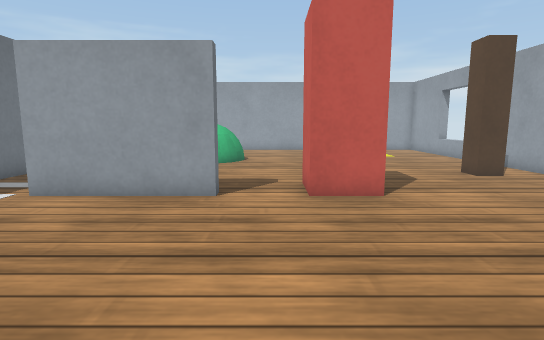
view 1 (above)

20 first-person views from a walk through a Webots world. The camera is 0.19 m above the floor, tilts 8° down and sees 80° across. The floor is counted in squares, 0.1 m on a side. Each view is taken from the middle of a square. On the plan, view 1 faces up. The plan holds only what a view shows up to about 17 squares ahead; the rest is blank. The place goes on beyond the plan. The robots in the file are not drawn. Webots' stock objects and surfaces are drawn as simple stand-ins.

view 2
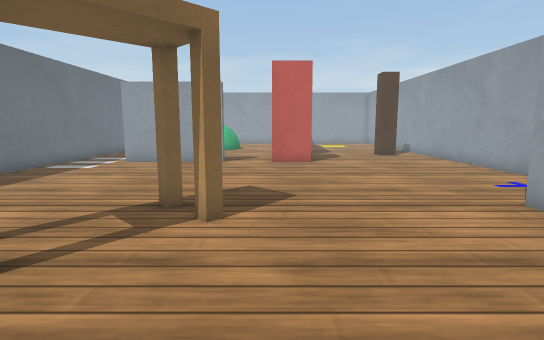

view 3
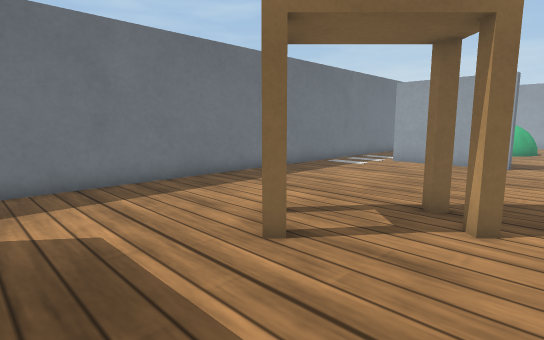

view 4
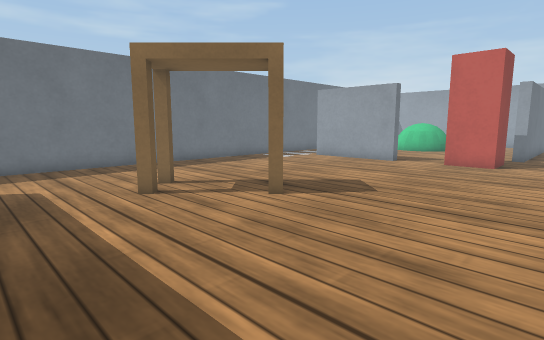

view 5
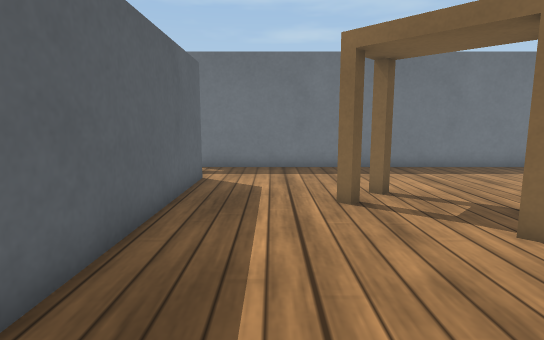

view 6
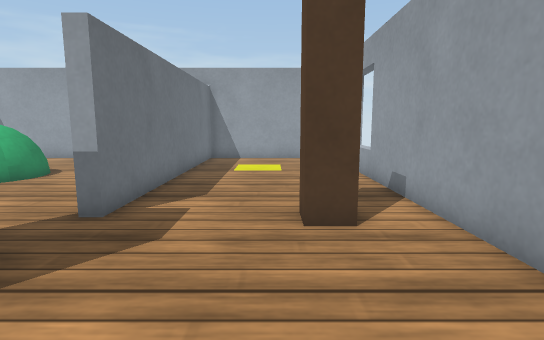

view 7
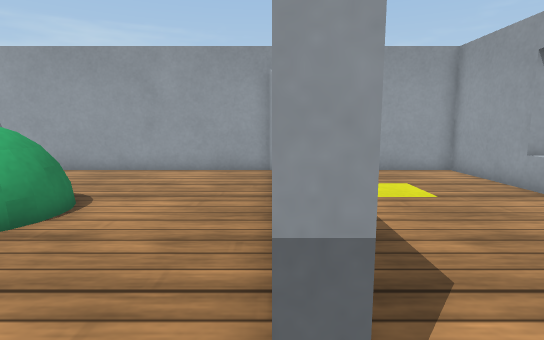

view 8
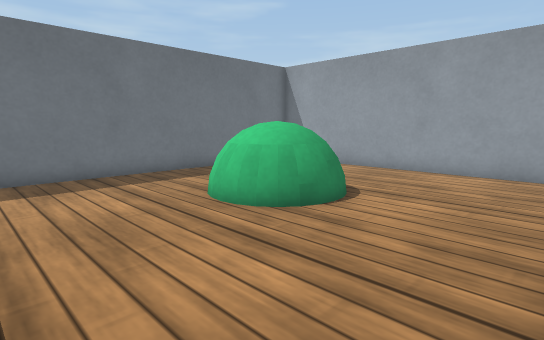

view 9
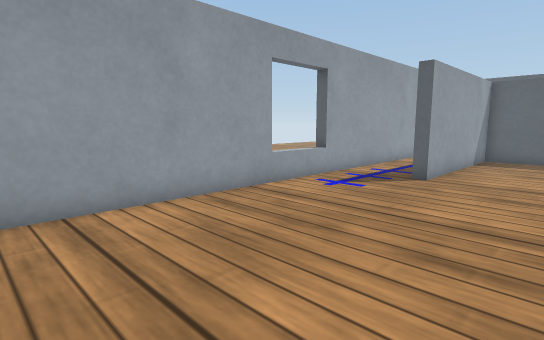

view 10
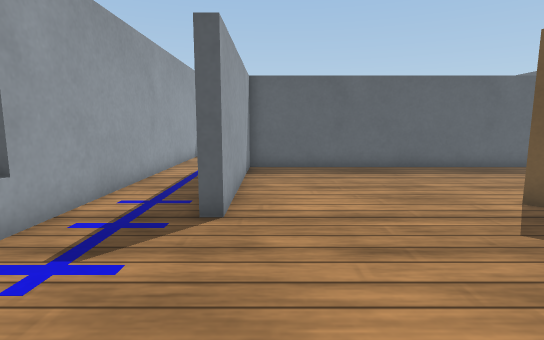

view 11
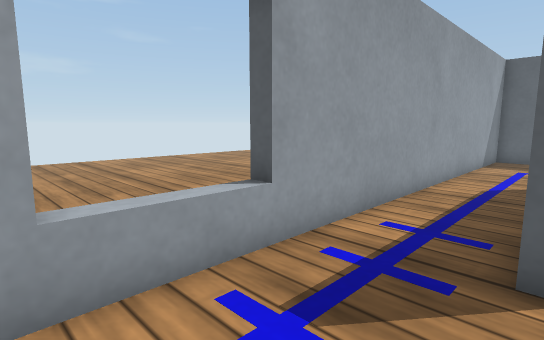

view 12
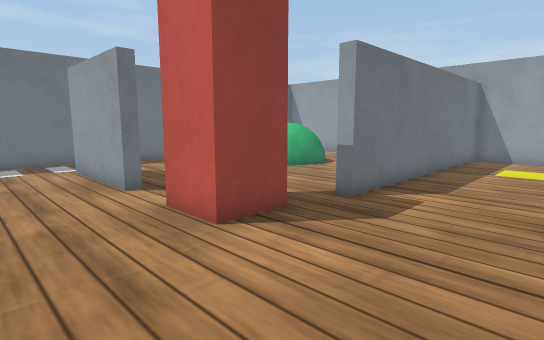

view 13
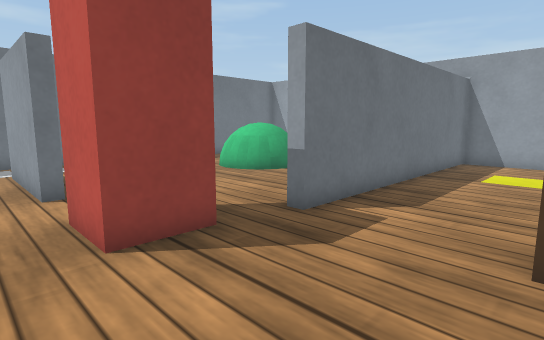

view 14
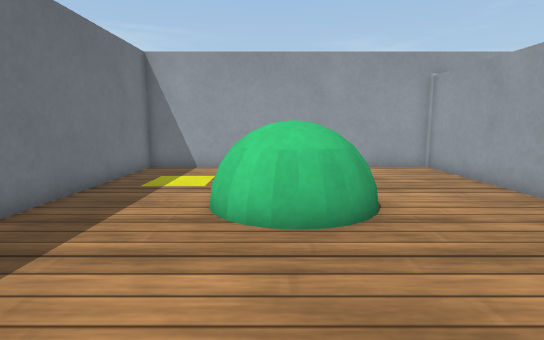

view 15
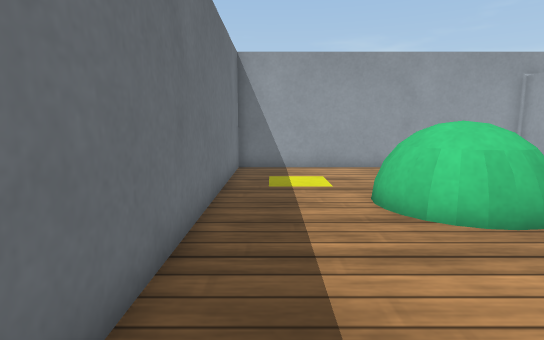

view 16
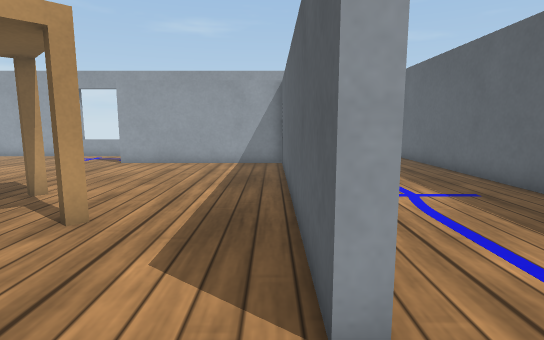

view 17
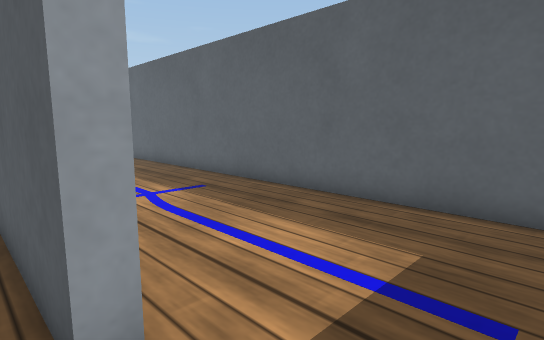

view 18
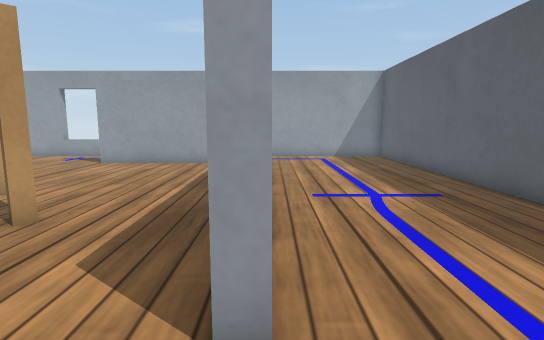

view 19
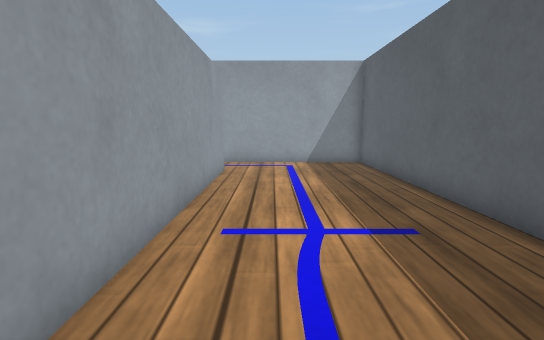

view 20
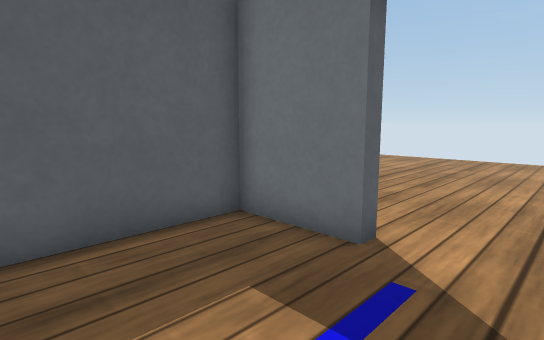

### Floor plan
Key: @ floor where view 1 was taken; # wall or solid block; . floor; = window, fence, low wall or low ledge; B green ball; P brown post; R red post; T table.
Columns run from 10 left of view 1 to 11 right of it. Each row starts with its distance up from view 1.
 25 ######################
 24 #............#.......#
 23 #............#.......#
 22 #............#.......#
 21 #..... ......#.......#
 20 #..... ......#.......=
 19 #....   B....#.......=
 18 #....BBBB....#.......=
 17 #....BBBB....#.......#
 16 #.....BB.....#.......#
 15 #............#.......#
 14 #............#.......#
 13 #............#....P..#
 12 #.................P..#
 11 #.. .................#
 10 # .   .....R R.......#
  9 #...#####..RRR.......#
  8 #....................#
  7 #....................#
  6 #....................#
  5 #....................#
  4 #....................#
  3 #....................=
  2 #....................=
  1 #....................=
  0 #........T@..........#
 -1 #.......TT.......#...#
 -2 #......TTTT......#...#
 -3 #.....TTT........#...#
 -4 #......T.........#...#
 -5 #................#...#
 -6 #................#...#
 -7 #................#...#
 -8 #................#...#
 -9 #...##############...#
-10 .....................#
-11 .....................#
-12 .....................#
-13 #....................#
-14 #....................#
-15 #....................#
-16 ######################

Positions as (right, up) in squares from view 1, and headings:
1: (0, 0), facing up
2: (1, -8), facing up
3: (1, -8), facing up-left
4: (6, -8), facing up-left
5: (5, -6), facing left
6: (7, 6), facing up
7: (3, 11), facing up
8: (3, 11), facing up-left
9: (3, 11), facing down-right
10: (6, 6), facing down
11: (7, 4), facing down-right
12: (8, 5), facing up-left
13: (8, 7), facing up-left
14: (-4, 10), facing up
15: (-8, 10), facing up
16: (-9, -8), facing right
17: (-9, -8), facing down-right
18: (-9, -9), facing right
19: (-6, -11), facing right
20: (-5, -10), facing down-left
